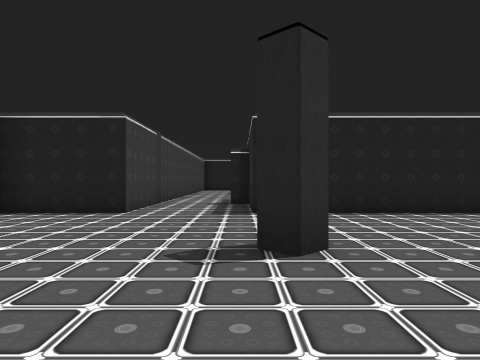
[1] (above)

21 first-person views from a walk through a Unity game level. The camera is 1.3 m above the floor, looks level and sees 70° across. Doors are open. The floor is counted in squares, 2 m on a side. Each view is taken from the middle of a square. On the plan, view 1 faces up. The plan holds only what a view shows up to about 10 squares ahead; the rest is blank. The player character is not drawn. Some animated figures are not drawn. Some surface patterns are stand-ins.

[2]
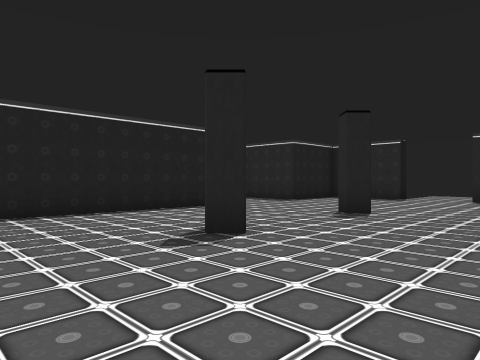

[3]
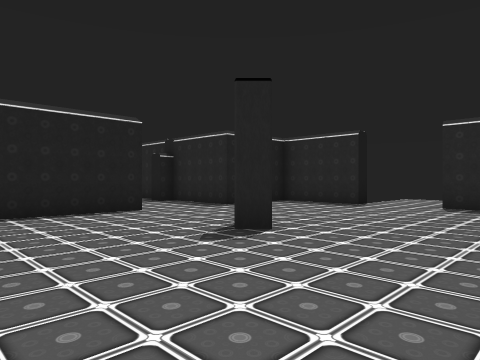

[4]
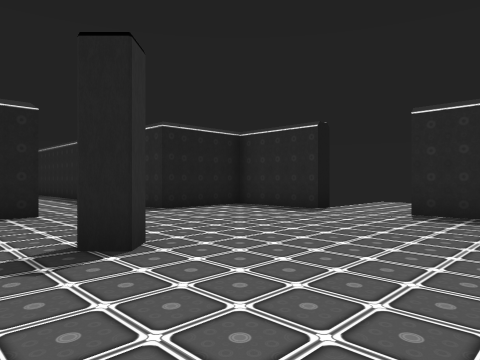

[5]
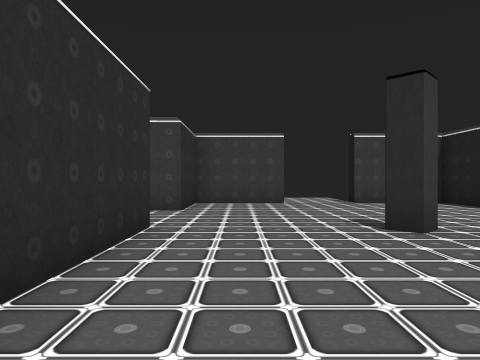

[6]
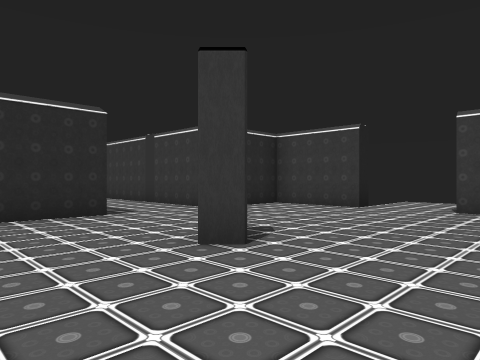

[7]
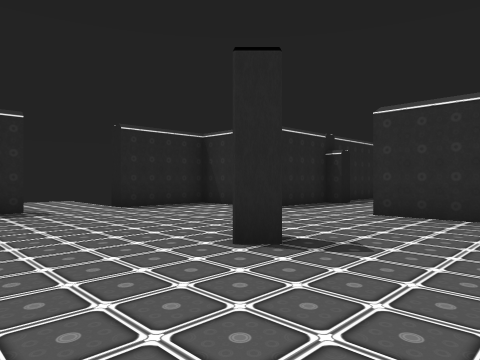

[8]
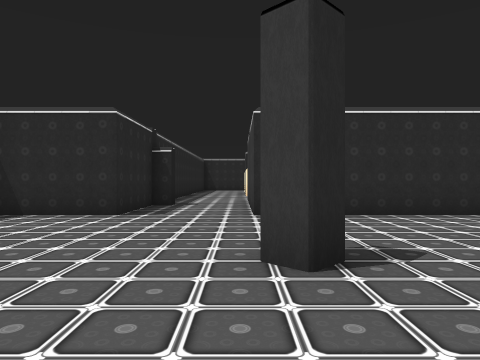

[9]
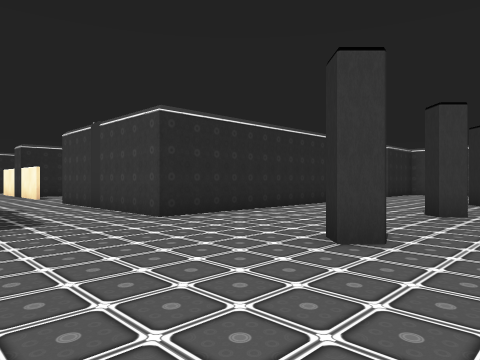

[10]
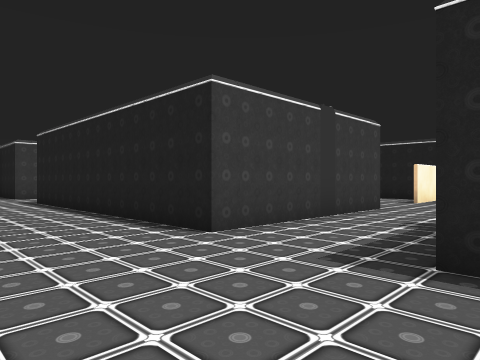

[11]
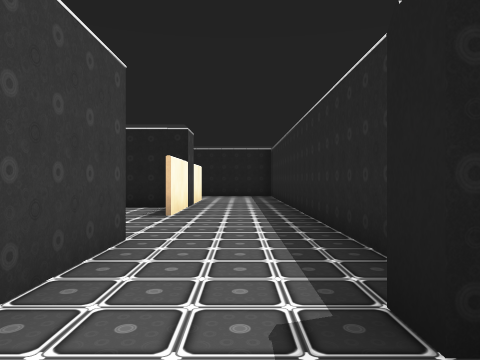

[12]
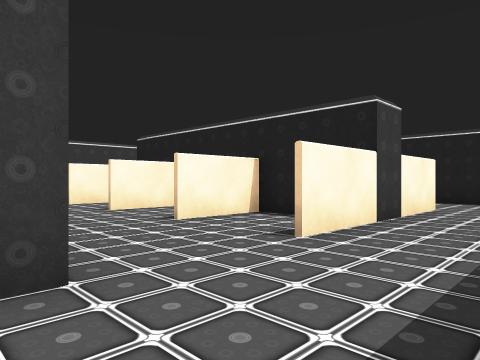

[13]
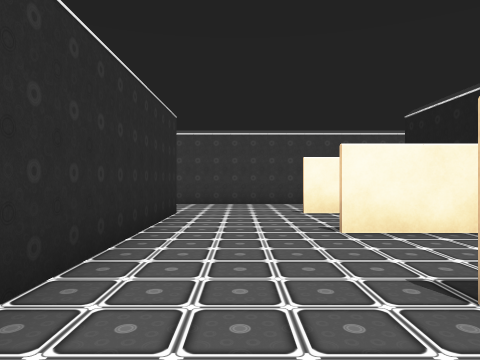

[14]
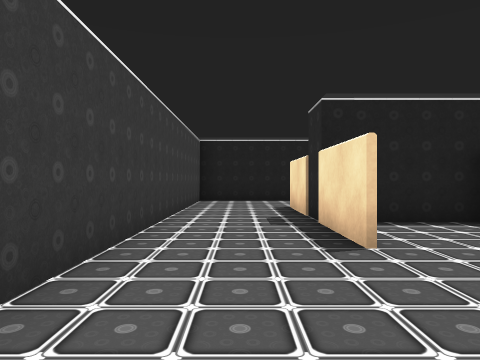

[15]
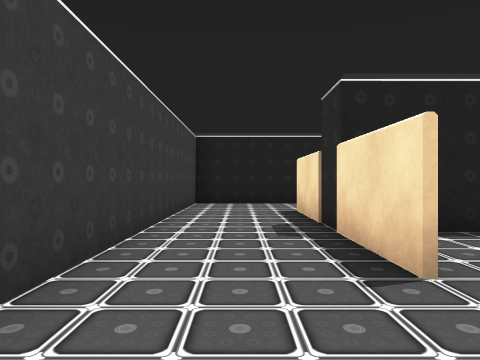

[16]
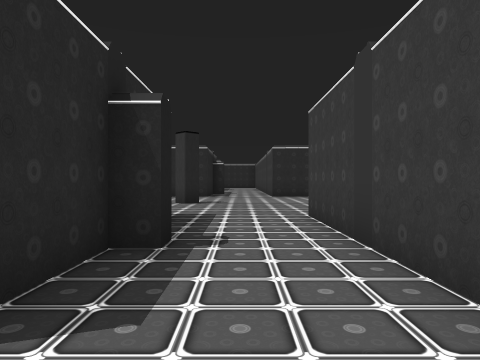

[17]
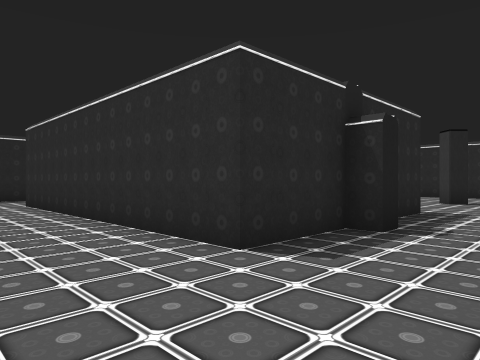

[18]
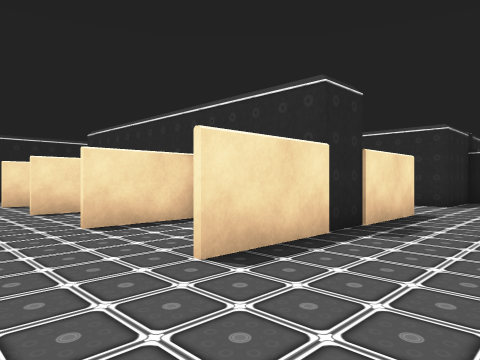

[19]
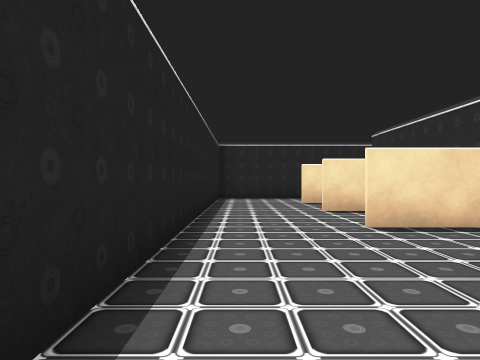

[20]
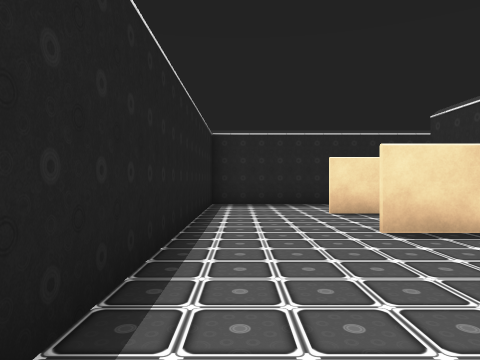

[21]
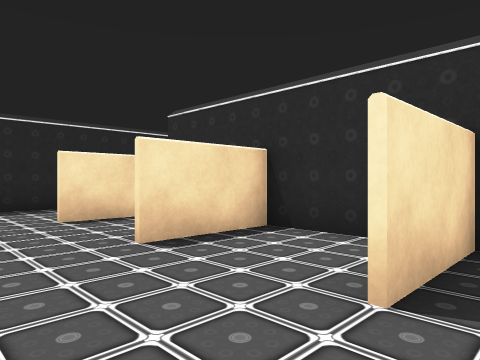

### Floor plan
Ten units are one square. View 1 is at (0, 0); x grows to the right and y downward. Boxes are objects, and circles mark ways between rooms. Rooms are numbered by the first view taken in them; rooms with no view inside come last. Other rooms are left out.
<svg viewBox="-55 -222 190 257">
<path fill="none" stroke="#000" d="M2 2 78 2 78 30M4 -93 -3 -93M78 -95 78 -67 2 -67 2 -85M98 28 103 28 103 2 128 2 128 -22M-48 -22 -48 2 -22 2 -22 29M128 -42 128 -67 103 -67 103 -79M-22 -94 -22 -67 -48 -67 -48 -42M28 -160 28 -143M28 -163 10 -163M72 -163 53 -163 53 -143M3 -154 3 -143M2 -141 2 -193M78 -193 78 -143M-3 -97 2 -97 2 -118 78 -118 78 -95M6 -217 -22 -217 -22 -94M103 -109 103 -217 76 -217M36 -217 6 -217M27 -173 27 -193M76 -217 56 -217M76 -180 76 -193M56 -217 36 -217M36 -172 52 -172 52 -193"/>
<rect x="-5" y="-35" width="10" height="10" fill="#bbb"><title>pillar</title></rect>
<rect x="35" y="-35" width="10" height="10" fill="#bbb"><title>pillar</title></rect>
<rect x="65" y="-35" width="10" height="10" fill="#bbb"><title>pillar</title></rect>
<circle cx="-15" cy="-95" r="3" fill="#2a7"/>
<circle cx="85" cy="-95" r="3" fill="#2a7"/>
<circle cx="0" cy="-205" r="3" fill="#2a7"/>
<circle cx="80" cy="-205" r="3" fill="#2a7"/>
<circle cx="30" cy="-205" r="3" fill="#2a7"/>
<circle cx="50" cy="-205" r="3" fill="#2a7"/>
<text x="40" y="-30">1</text>
<text x="40" y="-150">2</text>
<text x="20" y="-200">3</text>
<text x="60" y="-200">4</text>
<text x="40" y="-200">5</text>
</svg>
Room 1 opens to room 2. Room 2 opens to room 3. Room 2 opens to room 4. Room 3 opens to room 5. Room 4 opens to room 5.

Where each view was taken, in squares from view 1:
view 1: 0 up, 0 right, facing up
view 2: 0 up, 1 right, facing up-right
view 3: 0 up, 4 right, facing up-right
view 4: 0 up, 6 right, facing up-right
view 5: 1 up, 5 right, facing left
view 6: 6 up, 3 right, facing down-left
view 7: 6 up, 5 right, facing down-right
view 8: 6 up, 8 right, facing down
view 9: 5 up, 11 right, facing down-left
view 10: 4 up, 11 right, facing up-left
view 11: 8 up, 9 right, facing up
view 12: 11 up, 10 right, facing up-left
view 13: 13 up, 7 right, facing left
view 14: 11 up, 1 left, facing up
view 15: 12 up, 1 left, facing up
view 16: 13 up, 1 left, facing down
view 17: 14 up, 2 left, facing down-right
view 18: 21 up, 2 left, facing down-right
view 19: 21 up, 2 left, facing right
view 20: 21 up, 1 right, facing right
view 21: 21 up, 2 right, facing down-right
